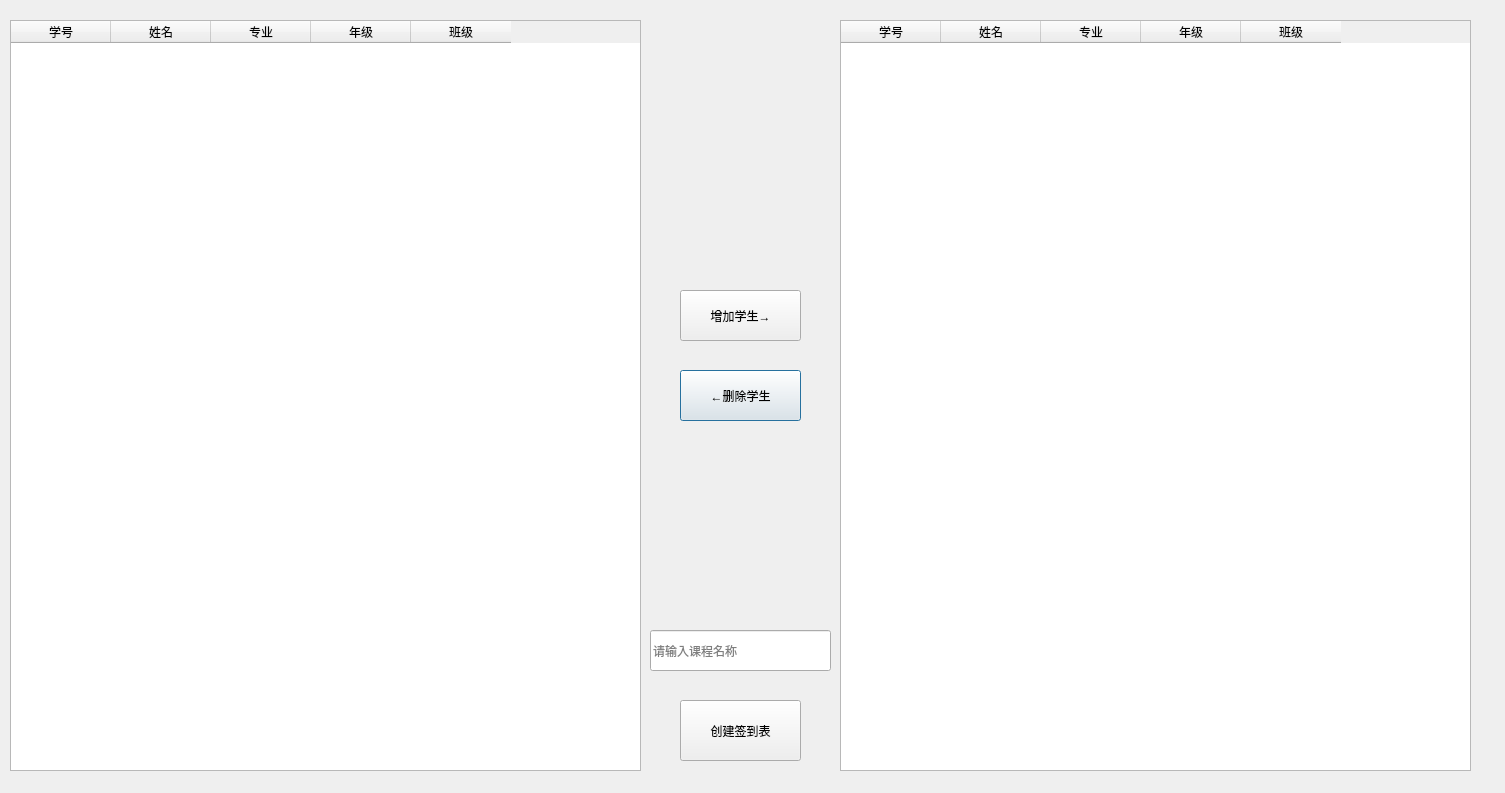
<?xml version="1.0" encoding="UTF-8"?>
<ui version="4.0">
 <class>CreateClass</class>
 <widget class="QDialog" name="CreateClass">
  <property name="geometry">
   <rect>
    <x>0</x>
    <y>0</y>
    <width>1505</width>
    <height>793</height>
   </rect>
  </property>
  <property name="windowTitle">
   <string>创建班级</string>
  </property>
  <widget class="QPushButton" name="DelpushButton">
   <property name="geometry">
    <rect>
     <x>680</x>
     <y>370</y>
     <width>121</width>
     <height>51</height>
    </rect>
   </property>
   <property name="text">
    <string>←删除学生</string>
   </property>
  </widget>
  <widget class="QTableWidget" name="AllStuTable">
   <property name="geometry">
    <rect>
     <x>10</x>
     <y>20</y>
     <width>631</width>
     <height>751</height>
    </rect>
   </property>
   <property name="selectionBehavior">
    <enum>QAbstractItemView::SelectRows</enum>
   </property>
   <property name="sortingEnabled">
    <bool>true</bool>
   </property>
   <attribute name="horizontalHeaderCascadingSectionResizes">
    <bool>false</bool>
   </attribute>
   <attribute name="horizontalHeaderStretchLastSection">
    <bool>false</bool>
   </attribute>
   <attribute name="verticalHeaderCascadingSectionResizes">
    <bool>true</bool>
   </attribute>
   <column>
    <property name="text">
     <string>学号</string>
    </property>
   </column>
   <column>
    <property name="text">
     <string>姓名</string>
    </property>
   </column>
   <column>
    <property name="text">
     <string>专业</string>
    </property>
   </column>
   <column>
    <property name="text">
     <string>年级</string>
    </property>
   </column>
   <column>
    <property name="text">
     <string>班级</string>
    </property>
   </column>
  </widget>
  <widget class="QTableWidget" name="AddStuTable">
   <property name="geometry">
    <rect>
     <x>840</x>
     <y>20</y>
     <width>631</width>
     <height>751</height>
    </rect>
   </property>
   <property name="selectionBehavior">
    <enum>QAbstractItemView::SelectRows</enum>
   </property>
   <property name="sortingEnabled">
    <bool>true</bool>
   </property>
   <attribute name="horizontalHeaderCascadingSectionResizes">
    <bool>false</bool>
   </attribute>
   <attribute name="horizontalHeaderStretchLastSection">
    <bool>false</bool>
   </attribute>
   <attribute name="verticalHeaderCascadingSectionResizes">
    <bool>true</bool>
   </attribute>
   <column>
    <property name="text">
     <string>学号</string>
    </property>
   </column>
   <column>
    <property name="text">
     <string>姓名</string>
    </property>
   </column>
   <column>
    <property name="text">
     <string>专业</string>
    </property>
   </column>
   <column>
    <property name="text">
     <string>年级</string>
    </property>
   </column>
   <column>
    <property name="text">
     <string>班级</string>
    </property>
   </column>
  </widget>
  <widget class="QPushButton" name="AddpushButton">
   <property name="geometry">
    <rect>
     <x>680</x>
     <y>290</y>
     <width>121</width>
     <height>51</height>
    </rect>
   </property>
   <property name="text">
    <string>增加学生→</string>
   </property>
  </widget>
  <widget class="QPushButton" name="CreatepushButton">
   <property name="geometry">
    <rect>
     <x>680</x>
     <y>700</y>
     <width>121</width>
     <height>61</height>
    </rect>
   </property>
   <property name="text">
    <string>创建签到表</string>
   </property>
  </widget>
  <widget class="QLineEdit" name="ClassNameLineEdit">
   <property name="geometry">
    <rect>
     <x>650</x>
     <y>630</y>
     <width>181</width>
     <height>41</height>
    </rect>
   </property>
   <property name="toolTip">
    <string/>
   </property>
   <property name="placeholderText">
    <string>请输入课程名称</string>
   </property>
   <property name="clearButtonEnabled">
    <bool>true</bool>
   </property>
  </widget>
 </widget>
 <resources/>
 <connections/>
</ui>
